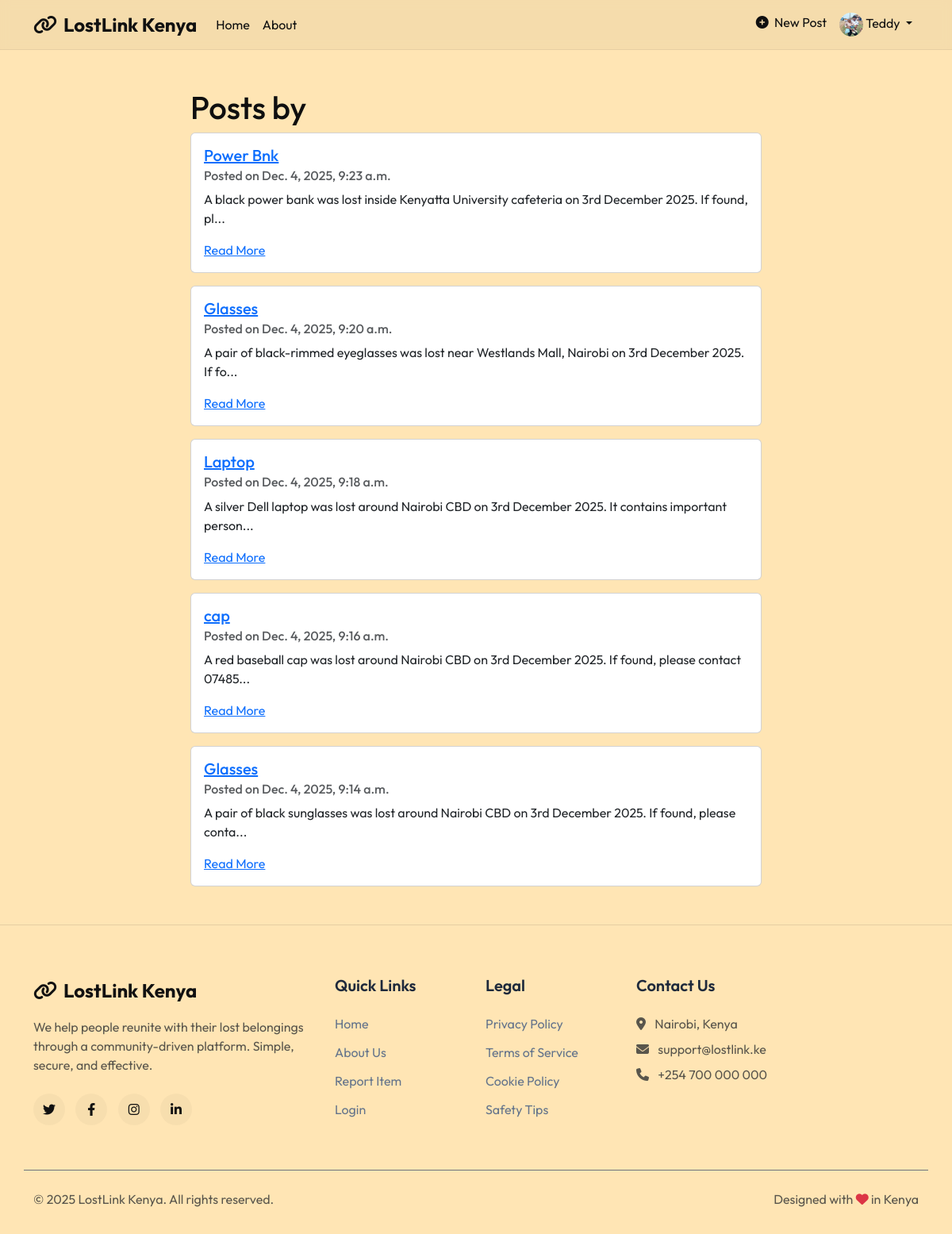
The app's page /blog/user/Teddy/ (signed in) with its own data.
### users/models.py (models this page shows, shortened)
class Profile(models.Model):
    user = models.OneToOneField(User, on_delete=models.CASCADE)
    bio = models.TextField(blank=True)
    location = models.CharField(max_length=30, blank=True)
    phone_number = models.CharField(max_length=20, blank=True, help_text="Phone number for Mpesa payments (format: 254...)")
    image = models.ImageField(upload_to='profile_pics/', default='default.jpg')

### blog/models.py (models this page shows, shortened)
class Post(models.Model):
    LOST = 'lost'
    FOUND = 'found'
    ITEM_TYPE_CHOICES = [
        (LOST, 'Lost Item'),
        (FOUND, 'Found Item'),
    ]
    ACTIVE = 'active'
    RESOLVED = 'resolved'
    STATUS_CHOICES = [
        (ACTIVE, 'Active'),
        (RESOLVED, 'Resolved'),
    ]
    CATEGORY_CHOICES = [
        ('electronics', 'Electronics'),
        ('documents', 'Documents'),
        ('jewelry', 'Jewelry'),
        ('vehicle', 'Vehicle'),
        ('pet', 'Pet'),
        ('clothing', 'Clothing'),
        ('money', 'Money/Wallet'),
        ('keys', 'Keys'),
        ('phone', 'Phone'),
        ('other', 'Other'),
    ]
    title = models.CharField(max_length=200)
    content = models.TextField()
    item_type = models.CharField(max_length=10, choices=ITEM_TYPE_CHOICES, default=LOST)
    category = models.CharField(max_length=50, choices=CATEGORY_CHOICES, default='other')
    location = models.CharField(max_length=200, default='Kenya')
    status = models.CharField(max_length=20, choices=STATUS_CHOICES, default=ACTIVE)
    image = models.ImageField(upload_to='post_pics/%Y/%m/%d/', null=True, blank=True)
    date_posted = models.DateTimeField(default=timezone.now)
    date_item_lost_found = models.DateField(null=True, blank=True)
    author = models.ForeignKey(User, on_delete=models.CASCADE)
    class Meta:
        ordering = ['-date_posted']

### blog/views.py (the view)
# urls.py: path('user/<str:username>/', UserPostListView.as_view(), name='user-posts'),
class UserPostListView(ListView):
    model = Post
    template_name = 'blog/user_posts.html'
    context_object_name = 'posts'
    ordering = ['-date_posted']
    paginate_by = 5
    def get_queryset(self):
        user = get_object_or_404(User, username=self.kwargs.get('username'))
        return Post.objects.filter(author=user).order_by('-date_posted')

### blog/templates/blog/user_posts.html (shortened to what this page needs)
{% extends "blog/base.html" %}
{% block content %}
  <div class="content" style="max-width:720px;margin:1rem auto;">
    <h1>Posts by {{ view.get_object.username }}</h1>
    {% for post in posts %}
      <div class="card mb-3">
        <div class="card-body">
          <h5 class="card-title"><a href="{% url 'post-detail' post.pk %}">{{ post.title }}</a></h5>
          <h6 class="card-subtitle mb-2 text-muted">Posted on {{ post.date_posted }}</h6>
          <p class="card-text">{{ post.content|slice:":100" }}{% if post.content|length > 100 %}...{% endif %}</p>
          <a href="{% url 'post-detail' post.pk %}" class="card-link">Read More</a>
        </div>
        </div>
    {% empty %}
      <p>No posts available from this user.</p>
    {% endfor %}
  </div>
{% endblock %}

### blog/templates/blog/base.html (shortened to what this page needs)
{% load static %}
<!DOCTYPE html>
<html lang="en">
<head>
    <link href="https://cdn.jsdelivr.net/npm/bootstrap@5.3.0/dist/css/bootstrap.min.css" rel="stylesheet">
    <link rel="stylesheet" href="https://cdnjs.cloudflare.com/ajax/libs/font-awesome/6.4.0/css/all.min.css">
</head>
<body>
    <nav class="navbar navbar-expand-lg navbar-light sticky-top">
        <div class="container">
            <a class="navbar-brand" href="{% url 'root-landing' %}">
                <i class="fas fa-link me-2"></i>LostLink Kenya
            </a>
            <div class="collapse navbar-collapse" id="navbarNav">
                <ul class="navbar-nav me-auto">
                    <li class="nav-item">
                        <a class="nav-link" href="{% url 'blog-home' %}">Home</a>
                    </li>
                    <li class="nav-item">
                        <a class="nav-link" href="{% url 'blog-about' %}">About</a>
                    </li>
                </ul>
                <ul class="navbar-nav ms-auto">
                    {% if user.is_authenticated %}
                    <li class="nav-item">
                        <a class="nav-link" href="{% url 'post-create' %}">
                            <i class="fas fa-plus-circle me-1"></i> New Post
                        </a>
                    </li>
                    <li class="nav-item dropdown">
                        <a class="nav-link dropdown-toggle" href="#" id="navbarDropdown" role="button"
                            data-bs-toggle="dropdown">
                            <img src="{{ user.profile.image.url }}" class="rounded-circle" width="30" height="30"
                                alt="Profile">
                            {{ user.username }}
                        </a>
                    </li>
                    {% endif %}
                </ul>
            </div>
        </div>
    </nav>
    <main class="content-section">
        <div class="container">
            {% block content %}{% endblock %}
        </div>
    </main>
    <footer>
        <div class="container">
            <div class="row">
                <div class="col-lg-4 mb-4">
                    <a class="navbar-brand mb-3 d-block" href="{% url 'root-landing' %}">
                        <i class="fas fa-link me-2"></i>LostLink Kenya
                    </a>
                    <p class="text-muted">
                        We help people reunite with their lost belongings through a community-driven platform.
                        Simple, secure, and effective.
                    </p>
                    <div class="mt-4">
                        <a href="#" class="social-icon"><i class="fab fa-twitter"></i></a>
                        <a href="#" class="social-icon"><i class="fab fa-facebook-f"></i></a>
                        <a href="#" class="social-icon"><i class="fab fa-instagram"></i></a>
                        <a href="#" class="social-icon"><i class="fab fa-linkedin-in"></i></a>
                    </div>
                </div>
                <div class="col-lg-2 col-md-6 mb-4">
                    <h5>Quick Links</h5>
                    <ul class="list-unstyled">
                        <li><a href="{% url 'blog-home' %}">Home</a></li>
                        <li><a href="{% url 'blog-about' %}">About Us</a></li>
                        <li><a href="{% url 'post-create' %}">Report Item</a></li>
                        <li><a href="{% url 'login' %}">Login</a></li>
                    </ul>
                </div>
                <div class="col-lg-2 col-md-6 mb-4">
                    <h5>Legal</h5>
                    <ul class="list-unstyled">
                        <li><a href="#">Privacy Policy</a></li>
                        <li><a href="#">Terms of Service</a></li>
                        <li><a href="#">Cookie Policy</a></li>
                        <li><a href="#">Safety Tips</a></li>
                    </ul>
                </div>
                <div class="col-lg-4 col-md-6 mb-4">
                    <h5>Contact Us</h5>
                    <ul class="list-unstyled">
                        <li class="text-muted mb-2"><i class="fas fa-map-marker-alt me-2"></i> Nairobi, Kenya</li>
                        <li class="text-muted mb-2"><i class="fas fa-envelope me-2"></i> support@lostlink.ke</li>
                        <li class="text-muted mb-2"><i class="fas fa-phone me-2"></i> +254 700 000 000</li>
                    </ul>
                </div>
            </div>
            <div class="row mt-4 pt-4 border-top border-secondary">
                <div class="col-md-6 text-center text-md-start">
                    <p class="text-muted mb-0">&copy; {% now "Y" %} LostLink Kenya. All rights reserved.</p>
                </div>
                <div class="col-md-6 text-center text-md-end">
                    <p class="text-muted mb-0">Designed with <i class="fas fa-heart text-danger"></i> in Kenya</p>
                </div>
            </div>
        </div>
    </footer>
</body>
</html>

### blog/templates/blog/base.html (style rules this page uses)
:root { --primary-color: #111111; --secondary-color: #222222; --dark-bg: #ffffff; --card-bg: rgba(0, 0, 0, 0.06); --text-light: #0f0f0f; --text-muted: #2b2b2b; }
body { font-family: 'Outfit', sans-serif; background: #FFE5B4; color: var(--text-light); min-height: 100vh; display: flex; flex-direction: column; }
.navbar { background: rgba(0, 0, 0, 0.04) !important; backdrop-filter: blur(6px); border-bottom: 1px solid rgba(0, 0, 0, 0.06); }
.navbar-brand { font-weight: 700; font-size: 1.5rem; color: var(--primary-color); }
.nav-link { color: var(--text-light) !important; transition: color 0.2s ease; }
.content-section { padding: 2rem 0; flex: 1; }
footer { background: #FFE5B4; padding: 4rem 0 2rem; margin-top: auto; border-top: 1px solid rgba(0, 0, 0, 0.1); }
footer h5 { color: #1e293b; font-weight: 600; margin-bottom: 1.5rem; }
footer ul li { margin-bottom: 0.75rem; }
footer a { color: #64748b; text-decoration: none; transition: color 0.2s; }
.social-icon { width: 40px; height: 40px; display: inline-flex; align-items: center; justify-content: center; background: rgba(0, 0, 0, 0.03); border-radius: 50%; margin-right: 10px; transition: all 0.2s; color: var(--primary-color); }

### records on screen
Post: title "Power Bnk", date_posted "Dec. 4, 2025, 9:23 a.m.", content "A black power bank was lost inside Kenyatta University cafeteria on 3rd December 2025. If found, pl"
Post: title "Glasses", date_posted "Dec. 4, 2025, 9:20 a.m.", content "A pair of black-rimmed eyeglasses was lost near Westlands Mall, Nairobi on 3rd December 2025. If fo"
Post: title "Laptop", date_posted "Dec. 4, 2025, 9:18 a.m.", content "A silver Dell laptop was lost around Nairobi CBD on 3rd December 2025. It contains important person"
Post: title "cap", date_posted "Dec. 4, 2025, 9:16 a.m.", content "A red baseball cap was lost around Nairobi CBD on 3rd December 2025. If found, please contact 07485"
Post: title "Glasses", date_posted "Dec. 4, 2025, 9:14 a.m.", content "A pair of black sunglasses was lost around Nairobi CBD on 3rd December 2025. If found, please conta"

### other values on screen
{{ user.username }} "Teddy"
